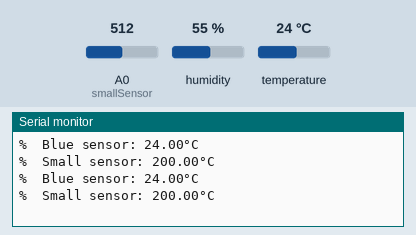
The sketch below on a simulated Arduino Uno, built with avr-gcc and run on an emulated ATmega328P. Shown: the last lines printed to the serial monitor. The test bench sets the inputs (shaded band); at power-on: temperature 24 °C, A0 (smallSensor) = 512, humidity 55 %.

Above: at 4.8 s.
4.9 s: temperature set to 12 °C
At 7.0 s:
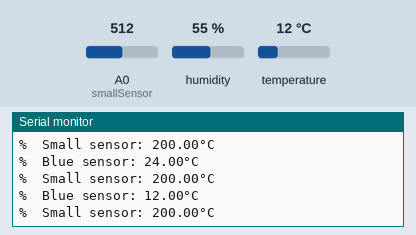
7.9 s: A0 (smallSensor) set to 716
At 9.4 s:
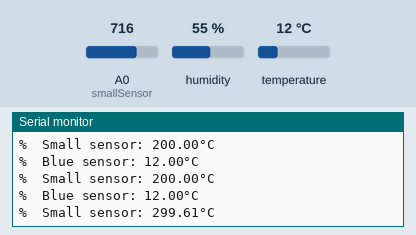
10.9 s: temperature set to 19 °C
At 13.1 s:
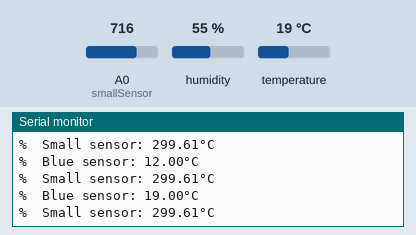
13.9 s: A0 (smallSensor) set to 900
At 15.5 s:
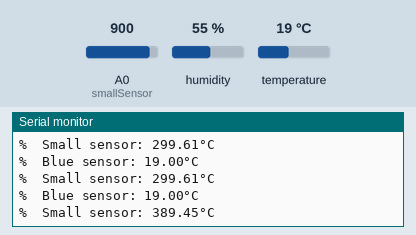
Timing chart, 0 to 17.0 s (numbered marks = the images above; inputs shaded):
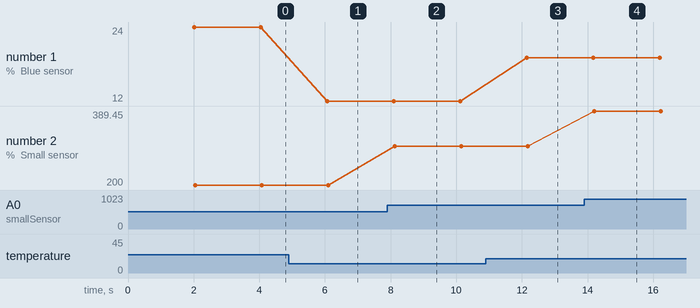

The sketch:

temp_sensor.ino
```cpp
#include "DHT.h"

#define DHTPIN 2
#define DHTTYPE DHT11   // DHT 11
int smallSensor = A0;

DHT dht(DHTPIN, DHTTYPE);

float val = 0;

void setup() {
  Serial.begin(9600);
  dht.begin();
  pinMode(A0, INPUT);
}

void loop() {
  delay(2000);

  float t = dht.readTemperature();

  val = analogRead(smallSensor);
  val = val*(5.0/1024.0);
  val = (val - 0.5)*100;

 Serial.print(F("%  Blue sensor: "));
 Serial.print(t);
 Serial.println(F("°C "));
 Serial.print(F("%  Small sensor: "));
 Serial.print(val);
 Serial.println(F("°C "));
}
```

Measured:
- after the input at 4.9 s, the serial monitor: prints a new line after 1.2 s (image 1)
- after the input at 7.9 s, the serial monitor: prints a new line after 0.23 s (image 2)
- after the input at 10.9 s, the serial monitor: prints a new line after 1.2 s (image 3)
- after the input at 13.9 s, the serial monitor: prints a new line after 0.30 s (image 4)
- plotted number 1: 24 → 12 after the input at 4.9 s, 12 → 19 after the input at 10.9 s
- plotted number 2: 200 → 299.61 after the input at 7.9 s, 299.61 → 389.45 after the input at 13.9 s
